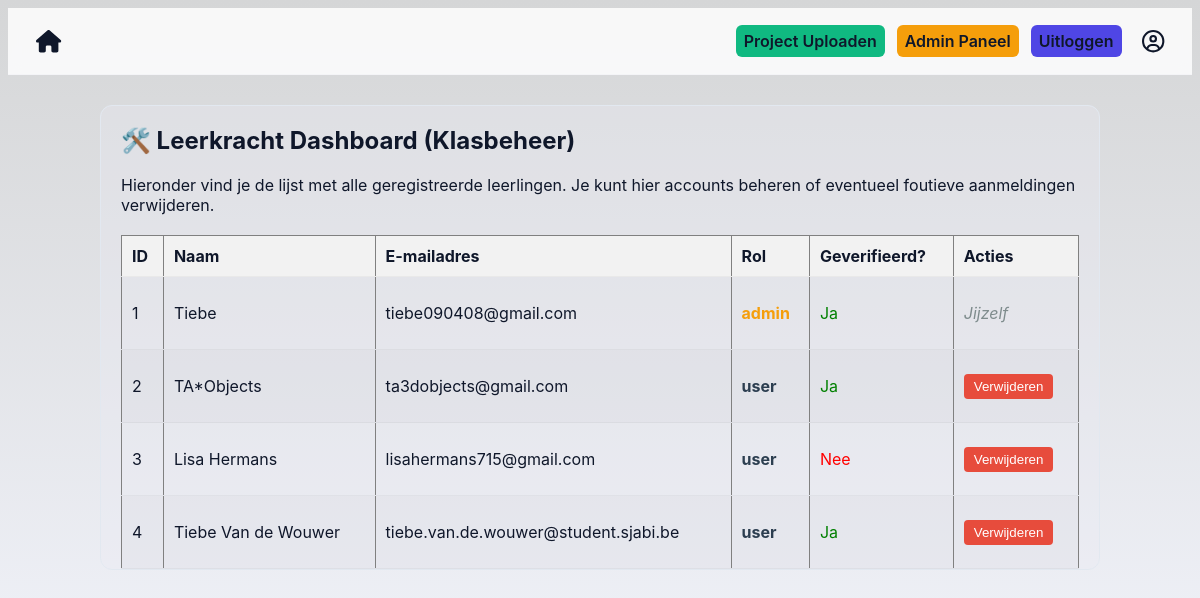
The app's page /admin/dashboard (signed in), older data.
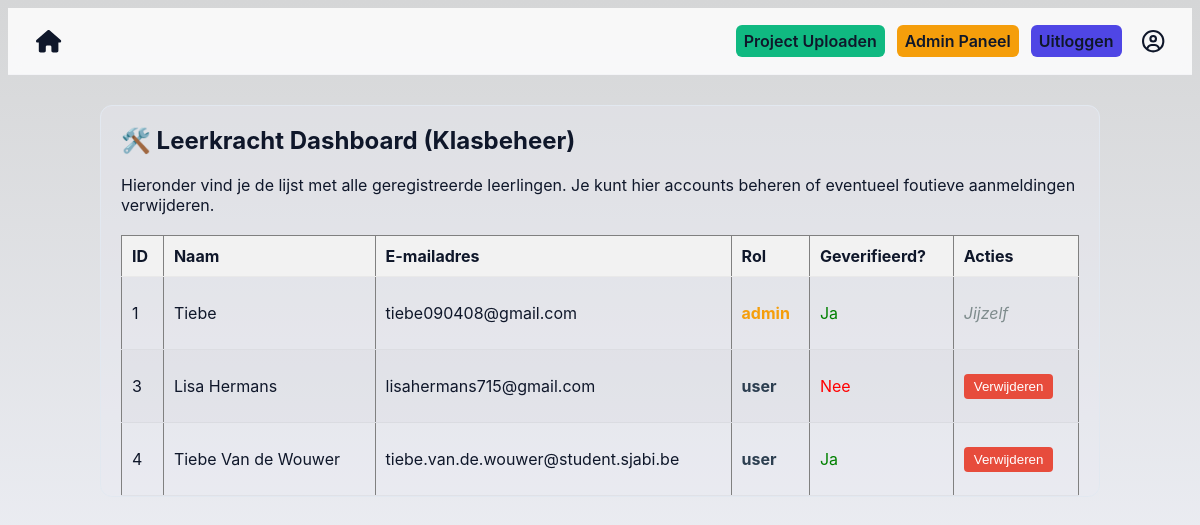
The same page, newer data.
### tables this page shows
CREATE TABLE users (
            id INTEGER PRIMARY KEY AUTOINCREMENT,
            name TEXT NOT NULL,
            email TEXT UNIQUE NOT NULL,
            password_hash TEXT NOT NULL,
            verified INTEGER DEFAULT 0,
            role TEXT DEFAULT 'user'  -- HIERMEE HOUDEN WE DE ROL BIJ
        );

### app.py (the view)
@app.route('/admin/dashboard')
def admin_dashboard():
    if 'user_role' not in session or session['user_role'] != 'admin':
        return "Toegang geweigerd! Je bent geen leerkracht.", 403
    conn = get_db_connection()
    db = conn.cursor()
    gebruikers = db.execute("SELECT id, name, email, role, verified FROM users").fetchall()
    aantal_leerlingen = db.execute("SELECT COUNT(*) FROM users WHERE role = 'user'").fetchone()[0]
    aantal_admins = db.execute("SELECT COUNT(*) FROM users WHERE role = 'admin'").fetchone()[0]
    conn.close()
    return render_template('admin_dashboard.html',
                           gebruikers=gebruikers,
                           aantal_leerlingen=aantal_leerlingen,
                           aantal_admins=aantal_admins)

### app.py (called while the page is built)
def get_db_connection():
    conn = sqlite3.connect('registrants.db')
    conn.row_factory = sqlite3.Row
    return conn

@app.context_processor
def inject_theme():
    theme = session.get('theme', 'light')
    if theme not in ['light', 'dark', 'ocean', 'dark-neon', 'soft-nature', 'sunset', 'frosted-ice', 'retro-gaming', 'coffee', 'cyberpunk']:
        theme = 'light'
    return {'theme_class': theme}

### templates/admin_dashboard.html
{% extends "layout.html" %}
{% block content %}
<h2>🛠️ Leerkracht Dashboard (Klasbeheer)</h2>
<p>Hieronder vind je de lijst met alle geregistreerde leerlingen. Je kunt hier accounts beheren of eventueel foutieve aanmeldingen verwijderen.</p>
<table border="1" style="width: 100%; border-collapse: collapse; margin-top: 20px; text-align: left;">
    <thead>
        <tr style="background-color: #f2f2f2;">
            <th style="padding: 10px;">ID</th>
            <th style="padding: 10px;">Naam</th>
            <th style="padding: 10px;">E-mailadres</th>
            <th style="padding: 10px;">Rol</th>
            <th style="padding: 10px;">Geverifieerd?</th>
            <th style="padding: 10px;">Acties</th>
        </tr>
    </thead>
    <tbody>
        {% for gebruiker in gebruikers %}
        <tr>
            <td style="padding: 10px;">{{ gebruiker['id'] }}</td>
            <td style="padding: 10px;">{{ gebruiker['name'] }}</td>
            <td style="padding: 10px;">{{ gebruiker['email'] }}</td>
            <td style="padding: 10px;">
                <span class="role-badge role-{{ gebruiker['role'] }}">
                    {{ gebruiker['role'] }}
                </span>
            </td>
            <td style="padding: 10px;">
                {% if gebruiker['verified'] == 1 %} <p style="color: green;">Ja</p> {% else %} <p style="color: red;">Nee</p> {% endif %}
            </td>
            <td style="padding: 10px;">
                {% if gebruiker['id'] != session['user_id'] %}
                    <form action="{{ url_for('admin_delete_user', user_id=gebruiker['id']) }}" method="post" onsubmit="return confirm('Weet je zeker dat je deze gebruiker wilt verwijderen?');" style="margin:0;">
                        <button type="submit" style="background-color: #e74c3c; color: white; border: none; padding: 5px 10px; border-radius: 4px; cursor: pointer;">Verwijderen</button>
                    </form>
                {% else %}
                    <span style="color: #7f8c8d; font-style: italic;">Jijzelf</span>
                {% endif %}
            </td>
        </tr>
        {% endfor %}
    </tbody>
</table>
{% endblock %}

Row changes from the older to the newer data that the page shows:
removed users: id "2", name "TA*Objects", email "ta3dobjects@gmail.com", role "user", verified "Ja"
